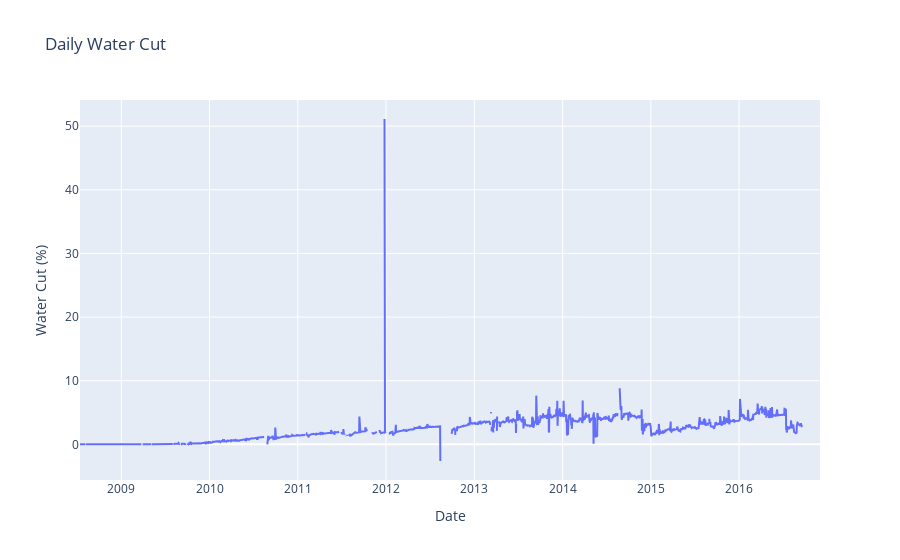

This figure's notebook cell:
### Code cell
fig = go.Figure(data=go.Scatter(x=daily_water_cut.index, y=daily_water_cut.values, mode='lines'))

# Customize the chart layout
fig.update_layout(
    title='Daily Water Cut',
    xaxis_title='Date',
    yaxis_title='Water Cut (%)',
)

# Display the chart
fig.show()

### Figure 1 — Plotly figure (JSON) as saved in the notebook; plotly's stock layout.template omitted (floating-point values rounded to 4 significant figures; data arrays with more than 128 entries replaced by an {"elided": "..."} marker saying what was removed)
{"data": [{"mode": "lines", "type": "scatter", "x": {"elided": "3010 str values"}, "y": {"elided": "3010 float values"}}], "layout": {"title": {"text": "Daily Water Cut"}, "xaxis": {"title": {"text": "Date"}}, "yaxis": {"title": {"text": "Water Cut (%)"}}}}
